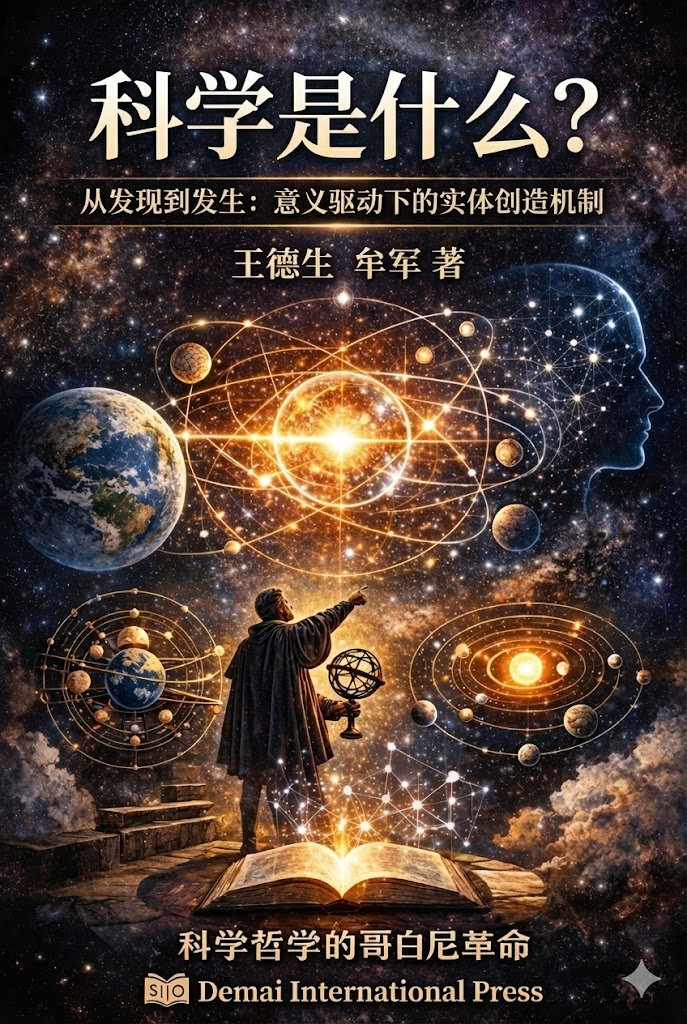
#> input picture tools/book-m231/art/cover-original.jpg, 687 x 1024 px
$ python cover.py --out out.png
#> lines starting #> are read from the running program, lines starting #| are printed output that depends on the picture
#!/usr/bin/env python3
"""第 231 号封面封底：用著者原稿里附的原版封面、封底图（art/），不重画。
原图比例 0.671，内页 170×240（0.708）与阅读版 190×250（0.76）都更宽：整图等高居中，两侧用原图放大模糊后的底补足，不裁字。
用法：python3 cover.py --out <out>"""
import argparse, io
from pathlib import Path
from PIL import Image, ImageFilter, ImageEnhance
import pymupdf
HERE = Path(__file__).parent

def page(img, wmm, hmm, px_h=3000):
    H = px_h; W = round(H * wmm / hmm)
    fg = img.resize((round(H * img.width / img.height), H), Image.LANCZOS)
    bg = ImageEnhance.Brightness(img.resize((W, H), Image.BICUBIC).filter(ImageFilter.GaussianBlur(60))).enhance(0.55)
    bg.paste(fg, ((W - fg.width) // 2, 0))
    return bg

def main():
    ap = argparse.ArgumentParser(); ap.add_argument('--out', type=Path, required=True)
    out = ap.parse_args().out; out.mkdir(parents=True, exist_ok=True)
    for name, src in (('cover', 'cover-original.jpg'), ('back', 'backcover-original.jpg')):
        img = Image.open(HERE / 'art' / src).convert('RGB')
#> img is the input picture: PIL image 687x1024 RGB; mean R, G, B 76.5, 59.8, 52.3
        for tag, (w, h) in (('print', (170, 240)), ('reader', (190, 250))):
            buf = io.BytesIO(); page(img, w, h).save(buf, 'JPEG', quality=90)
            d = pymupdf.open(); pg = d.new_page(width=w * 72 / 25.4, height=h * 72 / 25.4)
            pg.insert_image(pg.rect, stream=buf.getvalue()); d.save(str(out / f'{name}-{tag}.pdf'))
#> this loop made 1 pass
#> pass 1, in page, `fg = img.resize((round(H * img.width / img.height), H), Image.LANCZOS)`:
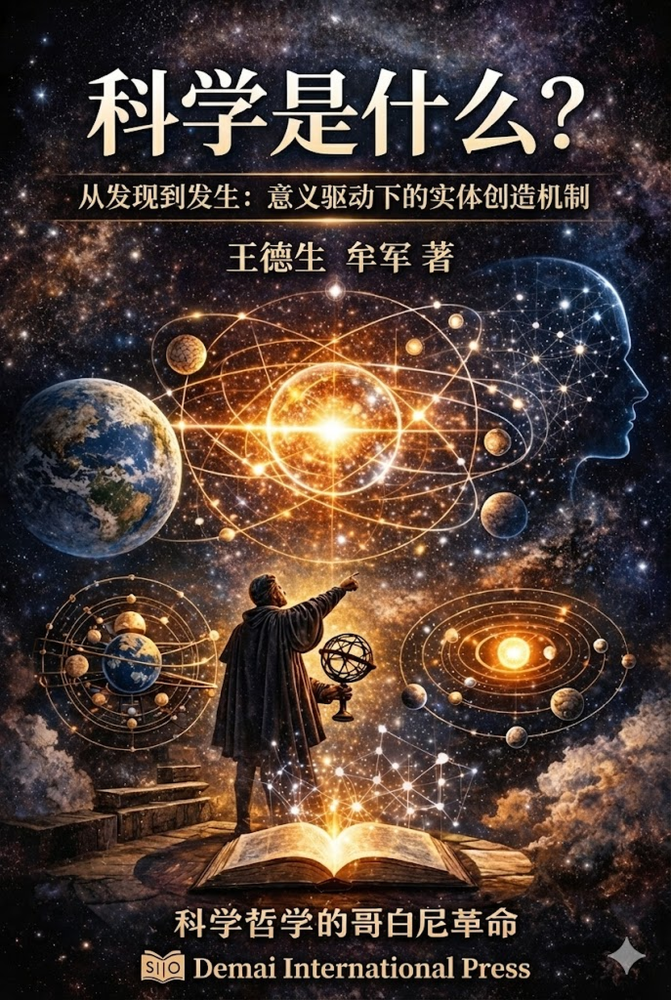
#> fg: PIL image 2013x3000 RGB (shown at 1/3 size); mean R, G, B 76.6, 59.9, 52.4
#> pass 1, in page, `bg = ImageEnhance.Brightness(img.resize((W, H), Image.BICUBIC).filter(..`:
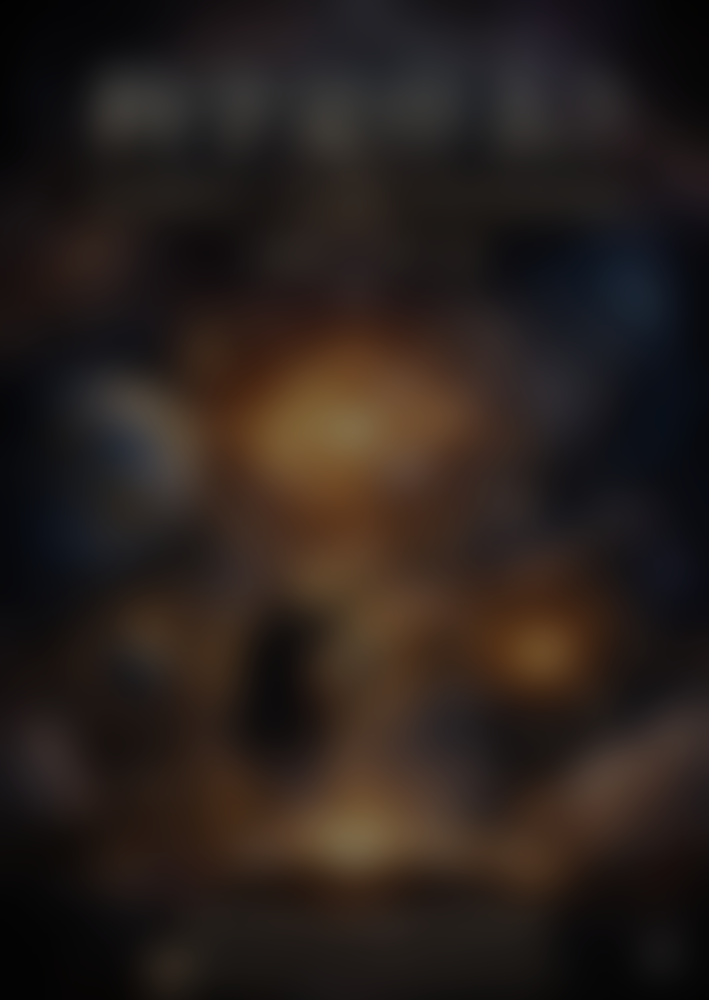
#> bg: PIL image 2125x3000 RGB (shown at 1/3 size); mean R, G, B 41.5, 32.4, 28.3
        web = img if img.width <= 1200 else img.resize((1200, round(1200 * img.height / img.width)), Image.LANCZOS)
        web.save(out / ('cover.jpg' if name == 'cover' else 'backcover.jpg'), 'JPEG', quality=88)
    print('covers ok')

if __name__ == '__main__':
    main()
#> (the call stopped at in main, `d = pymupdf.open(); pg = d.new_page(width=w * 72 / 25.4, height=h * 72..`: pymupdf is not available in this run)
